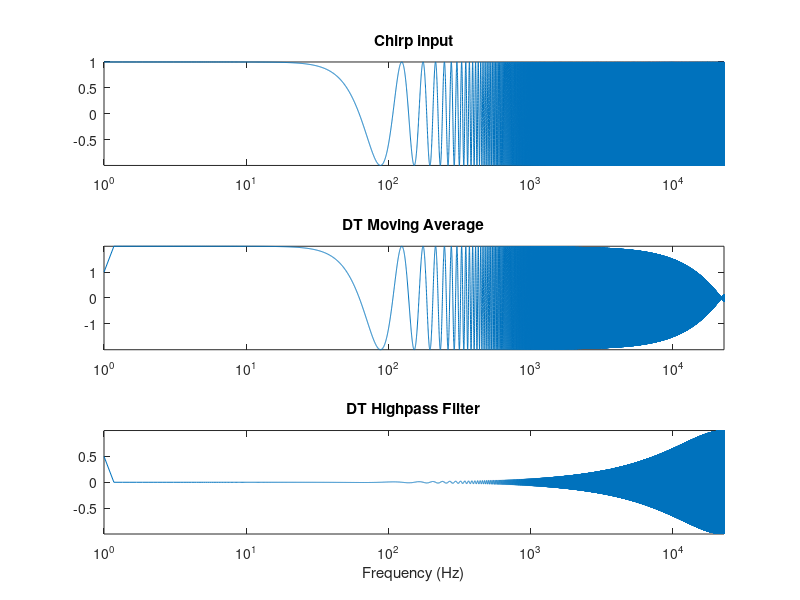

Here is the MATLAB script that generated this plot: (Note: this script raises an error after producing the figure.)
%% Signals and Systems Case Study 1: Audio Equalizer
%% Introduction
% * Authors:                  Will Burgess, Leela Srinivas, Mack La Rosa
% * Class:                    ESE 351
% * Date:                     Created 2/20/2024, Last Edited 
% * With contributions from:  
%% Initialization
close all
Fs = 44.1e3; %44.1 kHz Audio Sampling Frequency

disp("leela says hi");

%% Task 1: Design Variable Amplification for 5 Band Frequencies
% Here we will construct the set of linear systems
%% Task 1: Initialize R and C values for desired cutoff frequencies
C = 10e-6; % Consider resistance will be constant at 10uF, R will change to alter cutoff freq
% Create a vector of R values for Lo and Hi respectively
R_Lo = zeros(5,1);
R_Hi = zeros(5,1);
cutoffs = zeros(5, 1);

k_cut = 0.1;

% Band 1: 60Hz
cutoff_Hi = 60-(k_cut*60);
cutoffs(1) = cutoff_Hi;
R_Hi(1) = 1/(2*pi*C*cutoff_Hi);

cutoff_Lo = 60+(k_cut*60);
R_Lo(1) = 1/(2*pi*C*cutoff_Lo);

%Band 2: 230Hz
cutoff_Hi = 230-(k_cut*230);
cutoffs(2) = cutoff_Hi;
R_Hi(2) = 1/(2*pi*C*cutoff_Hi);

cutoff_Lo = 230+(k_cut*230);
R_Lo(2) = 1/(2*pi*C*cutoff_Lo);

%Band 3: 910Hz
cutoff_Hi = 910-(k_cut*910);
cutoffs(3) = cutoff_Hi;
R_Hi(3) = 1/(2*pi*C*cutoff_Hi);

cutoff_Lo = 910+(k_cut*910);
R_Lo(3) = 1/(2*pi*C*cutoff_Lo);

%Band 4: 3kHz
cutoff_Hi = 3000-(k_cut*3000);
cutoffs(4) = cutoff_Hi;
R_Hi(4) = 1/(2*pi*C*cutoff_Hi);

cutoff_Lo = 3000+(k_cut*3000);
R_Lo(4) = 1/(2*pi*C*cutoff_Lo);

%band 5: 14kHz
cutoff_Hi = 14000-(k_cut*14000);
cutoffs(5) = cutoff_Hi;
R_Hi(5) = 1/(2*pi*C*cutoff_Hi);

cutoff_Lo = 14000+(k_cut*14000);
R_Lo(5) = 1/(2*pi*C*cutoff_Lo);

%% Task 1: Initialize a and b Coefficients for lsim of bands

%Lowpass Filter Coefficients
a_Lo = zeros(5, 2);
a_Lo(:,1) = 1;
a_Lo(:,2) = 1./(C.*R_Lo);
b_Lo = 1./(C.*R_Lo);

%HighPass Filter Coefficients
a_Hi = zeros(5, 1);
a_Hi(:,1) = 1;
a_Hi(:,2) = 1./(C.*R_Hi);
b_Hi = zeros(5, 2);
b_Hi(:,1) = 1;

%% Import Chirp

fs = 44.1e3; % sampling frequency
dT = 1/fs; % sampling period
t = 0:dT:3; % time vector
fmin = 1; fmax = 23e3; % 10000; % min and max frequencies for chirp
fchirp = (fmax-fmin).*t/max(t)+fmin; % chirp instantaneous frequency
xchirp = cos(2*pi*fchirp/2.*t); % chirp signal
% xchirp = chirp(t,fmin,max(t),fmax,'logarithmic'); % use of Matlab chirp with logarithmic frequency variation
% sound(xchirp,fs)
ychirpHPF = filter(.5*[1 -1],1,xchirp);
ychirpMA = filter(ones(2,1),1,xchirp);
% visualization - log-frequency linear-amplitude
figure, subplot(3,1,1), plot(fchirp,xchirp); title('Chirp input')
subplot(3,1,2), plot(fchirp,(ychirpMA)); title('DT Moving Average')
subplot(3,1,3), plot(fchirp,(ychirpHPF)); title('DT Highpass Filter'), xlabel('Frequency (Hz)')
% to visualize with log or linear scale for frequency or amplitude, use this code accordingly
for i = 1:3, subplot(3,1,i), set(gca,'XScale','log'), set(gca,'YScale','linear'), axis tight, end
%% Bode Plot Test
bode_range = logspace(1, 5);
sample_times = 0:1/Fs:3;


for i = 1:length(bode_range)
    freq_current = bode_range(i);
    x = exp(1j*freq_current*sample_times);

    x_filter = lsim(b_Lo(3,:),a_Lo(3,:), x, sample_times);
    x_filter = lsim(b_Hi(3,:),a_Hi(3,:), x_filter, sample_times);

    H_w_band(i) = x_filter(end)/x(end);
end

%Calculate magnitude and angle values of complex gain
mag_band = 20*log10(H_w_band);
angle_band = angle((H_w_band)/pi);

figure, hold on
subplot(2,1,1)
semilogx(bode_range, mag_band)
xline(910, "--", num2str(910) + " Hz");
title("High-pass Magnitude")

subplot(2,1,2)
semilogx(bode_range, angle_band)
title("High-pass Angle")
sgtitle('Bode plot 1')
hold off
%% Bode Plot Test 2
bode_range_2 = logspace(1, 5, 200);
sample_times = 0:1/Fs:3;

xSum_2 = zeros(length(132301), 1);
for i = 1:length(bode_range_2)
    freq_current_2 = bode_range_2(i);
    x_2 = exp(1j*freq_current_2*sample_times);
    
    for j = 1:5
        x_filter_2 = lsim(b_Lo(j,:),a_Lo(j, :), x_2, sample_times);
        x_filter_2 = lsim(b_Hi(j,:),a_Hi(j,:), x_filter_2, sample_times);
        xSum_2 = xSum_2 + x_filter_2;
    end

    H_w_band_2(i) = xSum_2(end)/x_2(end);
end

%Calculate magnitude and angle values of complex gain
mag_band_2 = 20*log10(H_w_band_2);
angle_band_2 = angle((H_w_band_2)/pi);

figure, hold on
subplot(2,1,1)
semilogx(bode_range_2, mag_band_2)
% xline(cutoffs(1), "--", num2str(cutoffs(1)) + " Hz");
% xline(cutoffs(2), "--", num2str(cutoffs(2)) + " Hz");
% xline(cutoffs(3), "--", num2str(cutoffs(3)) + " Hz");
% xline(cutoffs(4), "--", num2str(cutoffs(4)) + " Hz");
% xline(cutoffs(5), "--", num2str(cutoffs(5)) + " Hz");
xline(60, "--", num2str(60) + " Hz");
xline(230, "--", num2str(230) + " Hz");
xline(910, "--", num2str(910) + " Hz");
xline(3000, "--", num2str(3000) + " Hz");
xline(14000, "--", num2str(14000) + " Hz");
title("High-pass Magnitude")

subplot(2,1,2)
semilogx(bode_range_2, angle_band_2)
title("High-pass Angle")
sgtitle('Bode plot 2')
hold off

%% 
output = xchirp;
outputSum = zeros(length(fchirp), 1);

for i = 5:5
    output_filter = lsim(b_Lo(i,:),a_Lo(i, :), output, fchirp);
    output_filter = lsim(b_Hi(i,:),a_Hi(i,:), output_filter, fchirp);
    outputSum = outputSum + output_filter;
end

figure, plot(outputSum);
xscale log;
% for i = 1
% output_filter = lsim(b_Lo(i,:),a_Lo(i,:), output,fchirp);
% output_filter = lsim(b_Hi(i,:),a_Hi(i,:), output_filter,fchirp);
% outputSum = outputSum + output_filter;
% end

%% Read All Audio Files

%Import Blue in Green with Siren
[sound_BGS] = audioread('Blue in Green with Siren.wav','native');
sound_BGS = sound_BGS(:,1);

%Import Giant Steps Bass Cut
[sound_GSBC] = audioread('Giant Steps Bass Cut.wav','native');
sound_GSBC = sound_GSBC(:,1);

%Import piano_noisy
[sound_PN] = audioread('piano_noisy.wav','native');
sound_PN = sound_PN(:,1);

%Import roosevelt_noisy
[sound_RN] = audioread('roosevelt_noisy.wav','native');
sound_RN = sound_RN(:,1);

%Import Space Staion - Treble Cut
[sound_SS] = audioread('Space Station - Treble Cut.wav','native');
sound_SS = sound_SS(:,1);

%Import violin_w_siren
[sound_VS] = audioread('violin_w_siren.wav','native');
sound_VS = sound_VS(:,1);